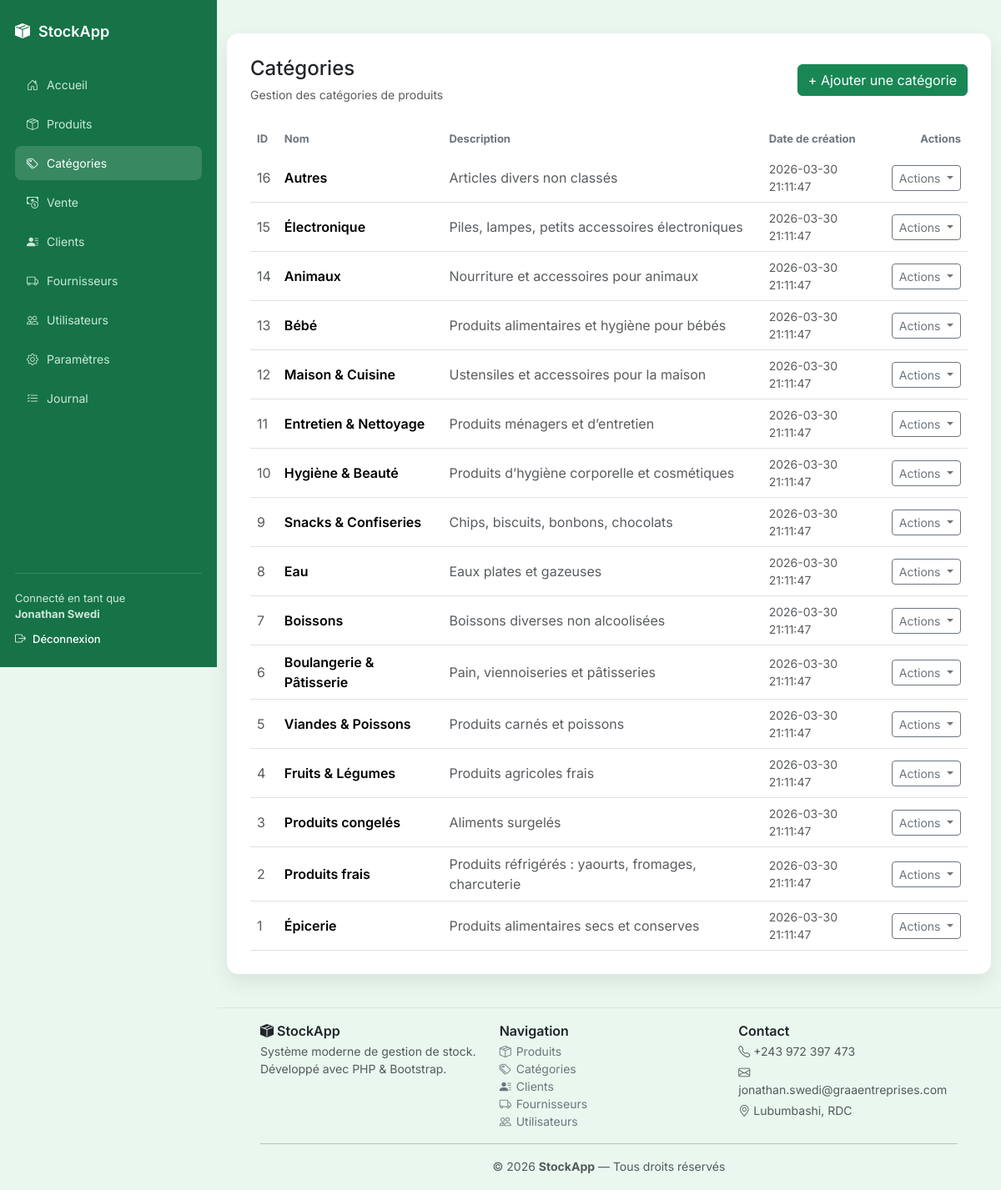
/index.php?action=categories (signed in), run on the app's committed database.
### tables this page shows
CREATE TABLE `categories` (
  `id` int(11) NOT NULL,
  `name` varchar(100) NOT NULL,
  `description` text DEFAULT NULL,
  `created_at` timestamp NOT NULL DEFAULT current_timestamp()
);

### App/Controllers/ControllerCategory.php (called while the page is built, shortened)
<?php
require_once './App/Models/Category.php';
class ControllerCategory
{
    private $categoryModel;
    public function __construct()
    {
        $this->categoryModel = new Category();
    }
    public function index()
    {
        $category = $this->categoryModel->getAll();
        require_once './App/Views/Category/index.php';
    }
}
?>

### App/config/database.php (called while the page is built)
<?php
return [
    'host' => 'localhost',
    'dbname' => 'stock_app',
    'username' => 'root',
    'password' => '',
    'charset' => 'utf8'
];
?>

### App/Models/database.php (called while the page is built)
<?php
class Database
{
    private $conn = null;
    public function __construct()
    {
        if ($this->conn === null) {
            $config = require __DIR__ . '/../config/database.php';
            $host     = $config['host'];
            $dbname   = $config['dbname'];
            $username = $config['username'];
            $password = $config['password'];
            try {
                $this->conn = new PDO(
                    "mysql:host=$host;dbname=$dbname;charset=utf8",
                    $username,
                    $password
                );
                $this->conn->setAttribute(PDO::ATTR_ERRMODE, PDO::ERRMODE_EXCEPTION);
            } catch (PDOException $e) {
                die("Erreur de connexion à la base de données : " . $e->getMessage());
            }
        }
    }
    public function getConnection()
    {
        return $this->conn;
    }
}
?>

### App/Models/Category.php (called while the page is built, shortened)
<?php
class Category
{
    private $pdo;
    public function __construct()
    {
        $database = new Database();
        $this->pdo = $database->getConnection();
    }
    public function getAll()
    {
        $sql = "SELECT * FROM categories ORDER BY id DESC";
        $stmt = $this->pdo->prepare($sql);
        $stmt->execute();
        return $stmt->fetchAll(PDO::FETCH_ASSOC);
    }
}
?>

### App/Views/Category/index.php (the view, shortened to what this page needs)
<?php include 'App/Views/Layout/header.php'; ?>
<div class="content-wrapper">
<div class="container">
<div class="saas-card">
<div class="d-flex justify-content-between align-items-center mb-4">
    <div>
        <h4 class="mb-1">Catégories</h4>
        <small class="text-muted">Gestion des catégories de produits</small>
    </div>
    <?php if (in_array($_SESSION['user']['role_name'], ['admin', 'manager'])): ?>
        <button class="btn btn-success" data-bs-toggle="modal" data-bs-target="#createModal">
            + Ajouter une catégorie
        </button>
    <?php endif; ?>
</div>
<div class="table-responsive">
<table class="table align-middle mb-0">
<thead>
<tr>
    <th>ID</th>
    <th>Nom</th>
    <th>Description</th>
    <th>Date de création</th>
    <th class="text-end">Actions</th>
</tr>
</thead>
<tbody>
<?php if (!empty($category)): ?>
<?php foreach ($category as $c): ?>
<tr>
    <td class="text-muted"><?= $c['id'] ?></td>
    <td class="fw-semibold"><?= htmlspecialchars($c['name']) ?></td>
    <td class="text-muted"><?= htmlspecialchars($c['description']) ?></td>
    <td class="small text-muted"><?= $c['created_at'] ?></td>
    <td class="text-end">
    <?php if (in_array($_SESSION['user']['role_name'], ['admin', 'manager'])): ?>
        <div class="dropdown">
            <button class="btn btn-sm btn-outline-secondary dropdown-toggle" data-bs-toggle="dropdown">
                Actions
            </button>
        </div>
    <?php else: ?>
        <span class="text-muted">—</span>
    <?php endif; ?>
    </td>
</tr>
<?php endforeach; ?>
<?php endif; ?>
</tbody>
</table>
</div>
</div>
</div>
</div>
<?php include 'App/Views/Layout/footer.php'; ?>

### App/Views/Layout/header.php (style rules this page uses)
body { margin: 0; background: #e9f7ef; font-family: 'Inter', system-ui, sans-serif; }
.content-wrapper { margin-left: 260px; min-height: calc(100vh - 120px); padding: 40px 0; }
.saas-card { background: #fff; border-radius: 14px; padding: 28px; box-shadow: 0 10px 25px rgba(0,0,0,0.08); }
.table thead th { font-size: 13px; color: #6c757d; border-bottom: none; }

### App/Views/Category/index.php (style rules this page uses)
body { background: #e9f7ef; }
.content-wrapper { min-height: calc(100vh - 180px); padding: 40px 0; }
.saas-card { background: #fff; border-radius: 14px; padding: 28px; box-shadow: 0 10px 25px rgba(0,0,0,0.08); }
.table thead th { font-size: 13px; color: #6c757d; border-bottom: none; }

### data on the page
categories: id "16", name "Autres", description "Articles divers non classés", created_at "2026-03-30 21:11:47"
categories: id "15", name "Électronique", description "Piles, lampes, petits accessoires électroniques", created_at "2026-03-30 21:11:47"
categories: id "14", name "Animaux", description "Nourriture et accessoires pour animaux", created_at "2026-03-30 21:11:47"
categories: id "13", name "Bébé", description "Produits alimentaires et hygiène pour bébés", created_at "2026-03-30 21:11:47"
categories: id "12", name "Maison & Cuisine", description "Ustensiles et accessoires pour la maison", created_at "2026-03-30 21:11:47"
categories: id "11", name "Entretien & Nettoyage", description "Produits ménagers et d’entretien", created_at "2026-03-30 21:11:47"
categories: id "10", name "Hygiène & Beauté", description "Produits d’hygiène corporelle et cosmétiques", created_at "2026-03-30 21:11:47"
categories: id "9", name "Snacks & Confiseries", description "Chips, biscuits, bonbons, chocolats", created_at "2026-03-30 21:11:47"
categories: id "8", name "Eau", description "Eaux plates et gazeuses", created_at "2026-03-30 21:11:47"
categories: id "7", name "Boissons", description "Boissons diverses non alcoolisées", created_at "2026-03-30 21:11:47"
categories: id "6", name "Boulangerie & Pâtisserie", description "Pain, viennoiseries et pâtisseries", created_at "2026-03-30 21:11:47"
categories: id "5", name "Viandes & Poissons", description "Produits carnés et poissons", created_at "2026-03-30 21:11:47"
categories: id "4", name "Fruits & Légumes", description "Produits agricoles frais", created_at "2026-03-30 21:11:47"
categories: id "3", name "Produits congelés", description "Aliments surgelés", created_at "2026-03-30 21:11:47"
categories: id "2", name "Produits frais", description "Produits réfrigérés : yaourts, fromages, charcuterie", created_at "2026-03-30 21:11:47"
categories: id "1", name "Épicerie", description "Produits alimentaires secs et conserves", created_at "2026-03-30 21:11:47"

### other printed values
$_SESSION['user']['name'] "Jonathan Swedi"
